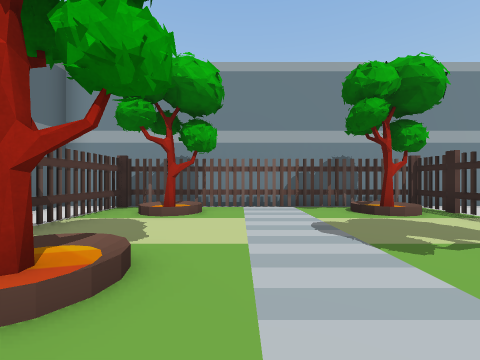
View 1 (above)

24 first-person views from a walk through a Unity game level. The camera is 1.3 m above the floor, looks level and sees 90° across. The floor is counted in squares, 2 m on a side. Each view is taken from the middle of a square. On the plan, view 1 faces up. The plan holds only what a view shows up to about 9 squares ahead; the rest is blank. The place goes on beyond the plan. Some animated figures are left out. Some surface patterns are stand-ins.

View 2
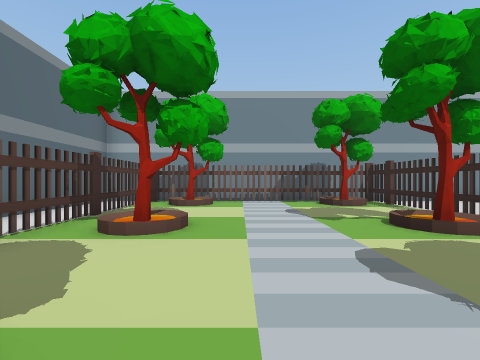

View 3
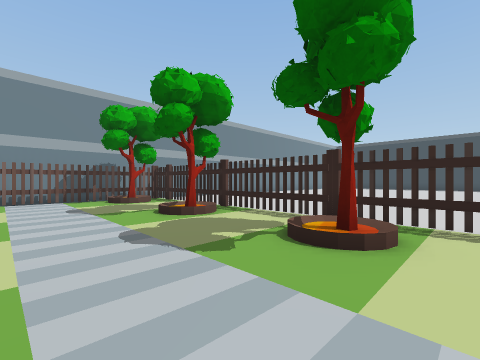

View 4
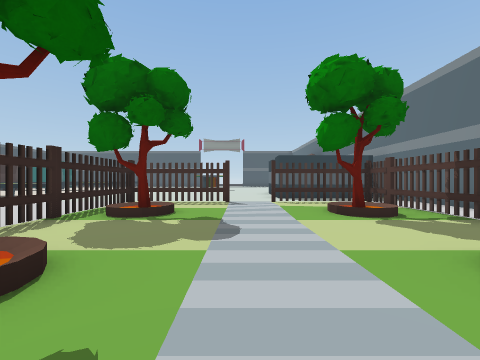

View 5
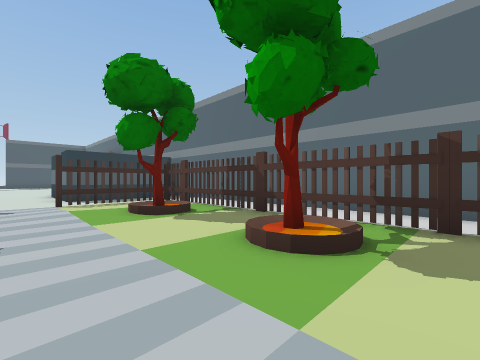

View 6
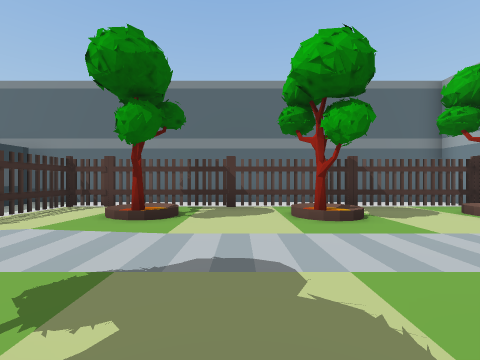

View 7
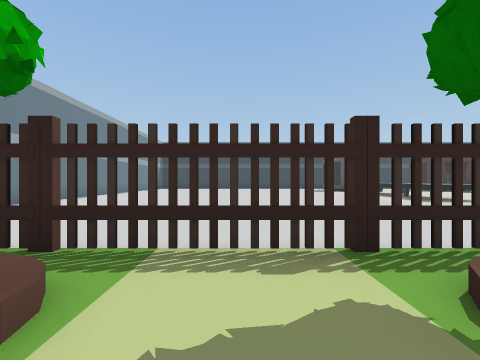

View 8
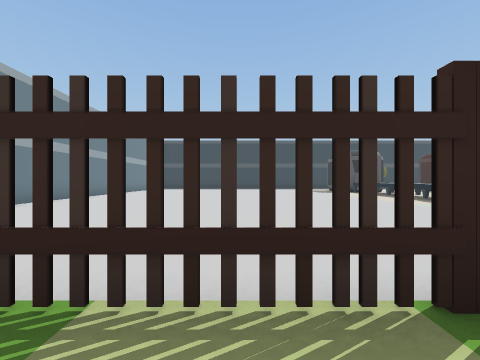

View 9
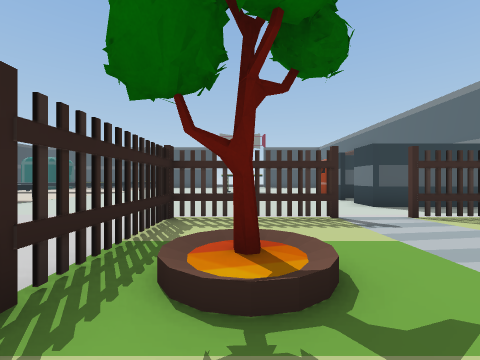

View 10
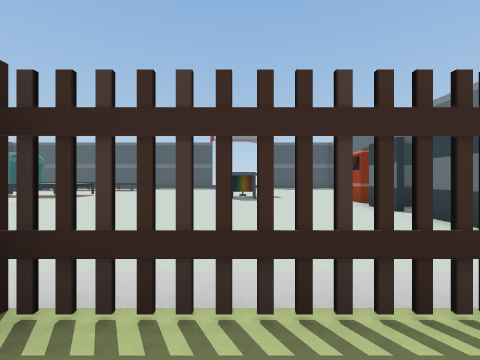

View 11
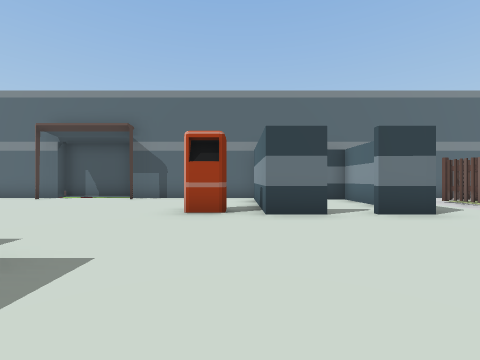

View 12
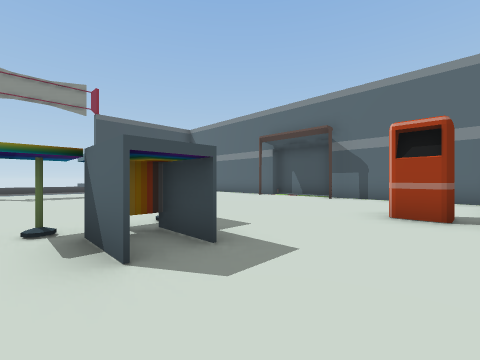

View 13
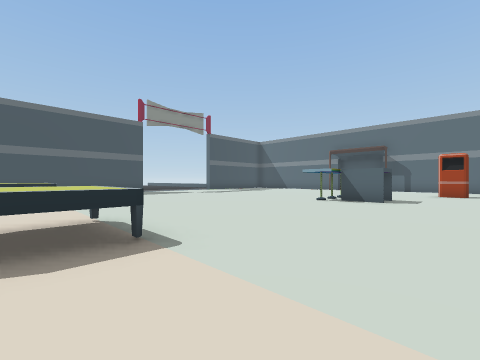

View 14
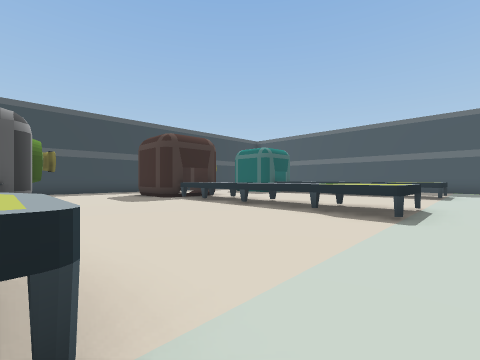

View 15
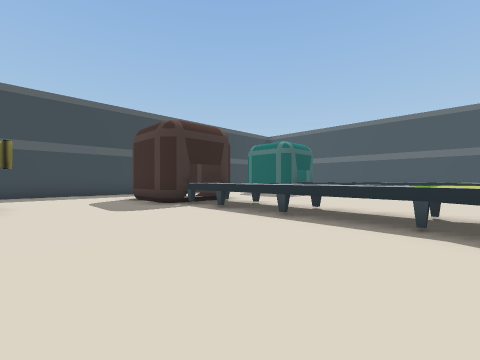

View 16
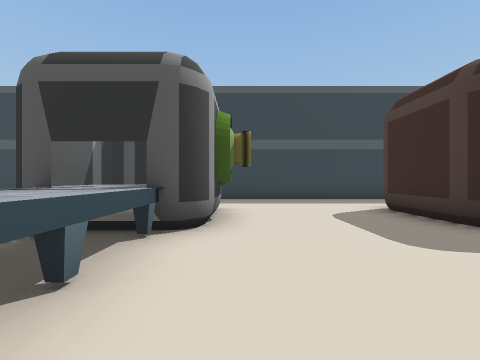

View 17
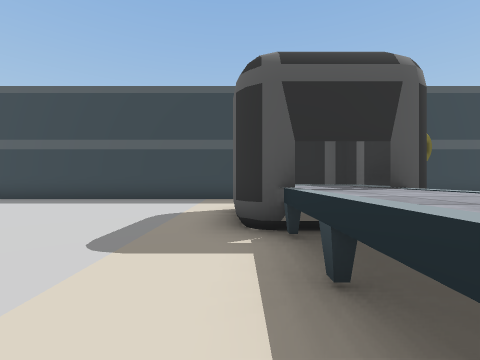

View 18
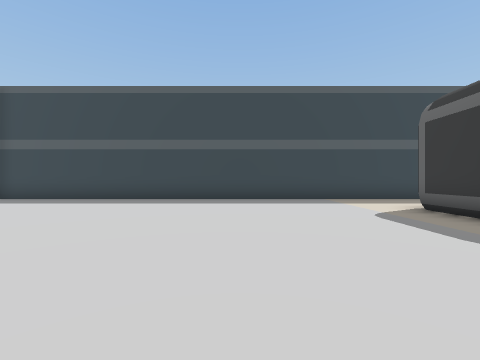

View 19
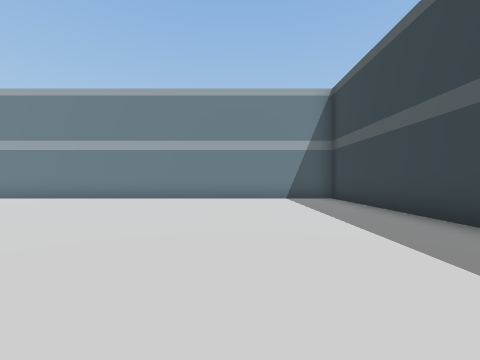

View 20
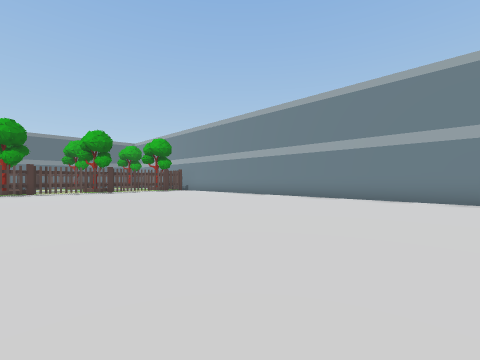

View 21
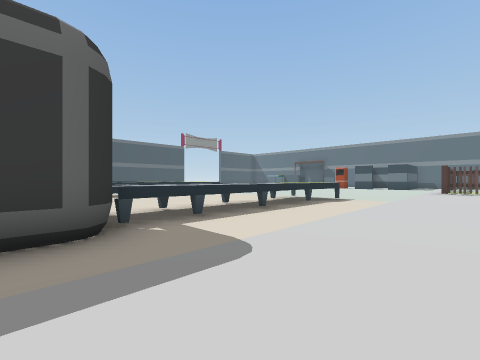

View 22
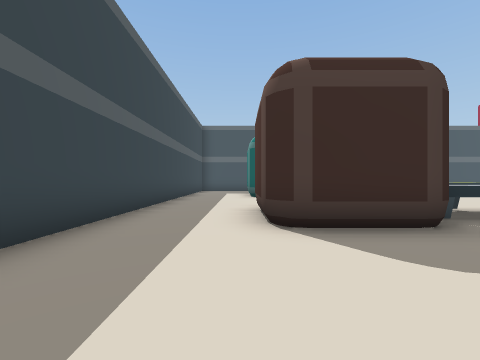

View 23
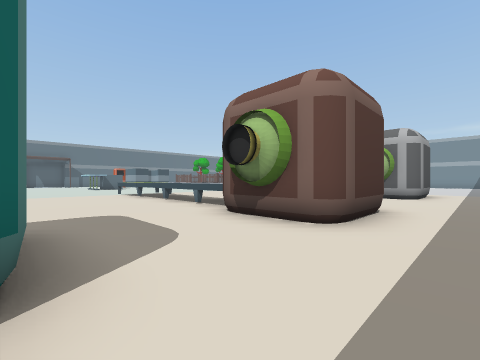

View 24
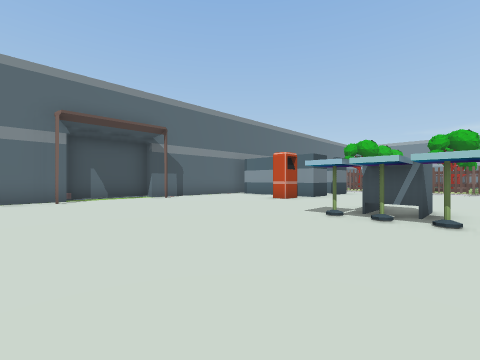

### Floor plan
Key: @ floor where view 1 was taken; # wall or solid block; x gap in a wall; . floor; / step, stairs or slope; = window, fence, low wall or low ledge; ^ raised ledge; T thing the floor can be seen under or through.
Columns run from 5 left of view 1 to 23 right of it. Each row starts with its distance up from view 1.
  7 ####    #####################
  6 #.T#######..................#
  5 #.T//...##..................#
  4 #.T......#..................#
  3 #.T......x..................#
  2 #.T.#...#T..................#
  1 #.T...../T..................#
  0 #.T..@...x..................#
 -1 #.T......T..................#
 -2 #.T.#...#T..................#
 -3 #.T......x..................#
 -4 #.T=x#/TTT..................#
 -5 #...........................#
 -6 #####..................##...#
 -7 ##..#..........^^^^^^^###...#
 -8  # ............^^^^^^^###...#
 -9 #####..................#....#
-10 #...........................#
-11 #  .#.......................#
-12 #.......#..............##...#
-13 #.......#......^^^^^^^###...#
-14 #......#.#.....^^^^^^^###...#
-15 #......................#....#
-16 #...........................#
-17 #......... .................#
-18 #.........    ......... #...#

Positions as (right, up) in squares from view 1, and headings:
1: (0, 0), facing up
2: (0, -2), facing up
3: (0, -3), facing up-right
4: (1, 3), facing down
5: (1, 3), facing down-left
6: (3, 0), facing left
7: (2, 0), facing right
8: (3, 0), facing right
9: (3, 0), facing down
10: (3, -3), facing down
11: (4, -10), facing left
12: (4, -10), facing down-left
13: (11, -10), facing down-left
14: (9, -8), facing down-right
15: (11, -9), facing down-right
16: (14, -9), facing right
17: (14, -6), facing right
18: (14, -2), facing right
19: (19, -2), facing up
20: (17, -2), facing up-left
21: (18, -3), facing down-left
22: (20, -9), facing down
23: (21, -18), facing up-left
24: (4, -18), facing up-left
